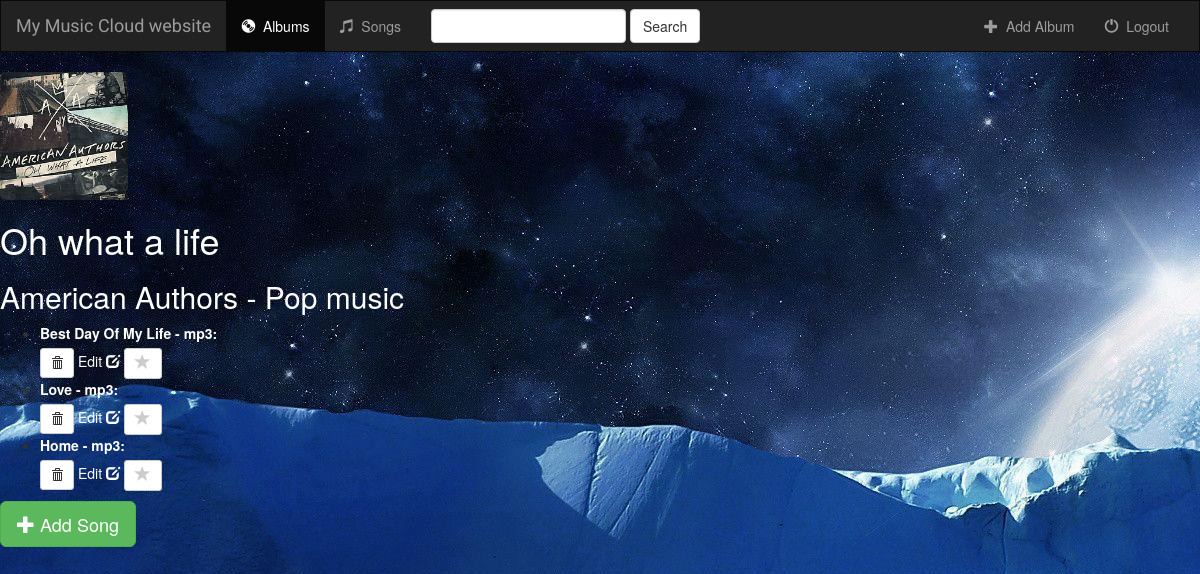
The page /music/4/ on the database as committed earlier.
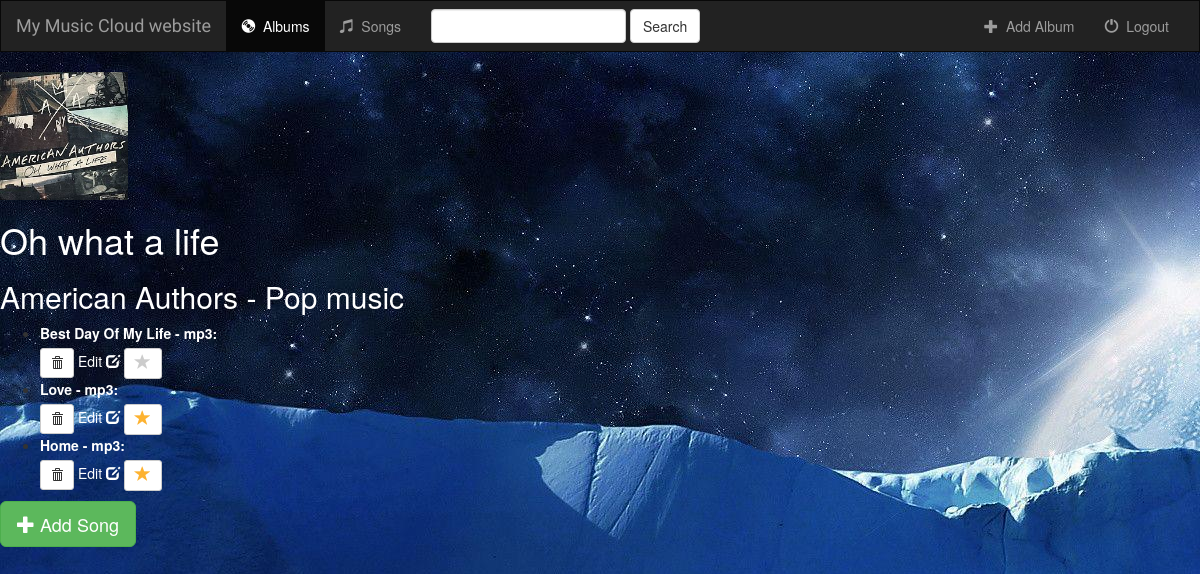
The same page on the database as committed later.
### music/models.py (models this page shows, shortened)
class Album(models.Model):
    artist = models.CharField(max_length=250)
    album_title = models.CharField(max_length=500)
    genre = models.CharField(max_length=100)
    album_logo = models.ImageField(null=True)
    is_favorite = models.BooleanField(default=False)

class Song(models.Model):
    album = models.ForeignKey(Album, on_delete=models.CASCADE)
    file_type = models.CharField(max_length=10)
    song_title = models.CharField(max_length=250)
    is_favorite = models.BooleanField(default=False)

### music/views.py (the view)
# urls.py: url(r'^(?P<pk>[0-9]+)/$', views.DetailView.as_view(), name='detail'),
class DetailView(generic.DetailView):
    model = Album
    template_name = 'music/detail.html'

### music/templates/music/detail.html (shortened to what this page needs)
{% extends 'music/base.html' %}
{% load static %}
{% block body %}
	<img src="{{ album.album_logo.url }}" alt="This the album logo icon", style="width:128px;height:128px;">
	<h1 style="color: white;">{{ album.album_title }}</h1>
	<h2 style="color: white;">{{ album.artist }} - {{ album.genre }}</h2>
		{% if album.song_set.all %}
			<ul>
				{% for song in album.song_set.all %}
					<li>
						<a href="{% url 'music:song-details' song.id %}">
							<label style="color: white;">
								{{ song.song_title }} - {{ song.file_type }}:
				       		</label>
				       	</a>
				       	<br>
					            <form action="{% url 'music:delete-song' song.id %}" method="post" style="display: inline;">
					                <button type="submit" class="btn btn-default btn-sm">
					                	<span class="glyphicon glyphicon-trash"></span>
					                </button>
								</form>
								<a href="{% url 'music:update-song' song.id %}" cclass="btn btn-primary btn-sm" role="button">
					            	Edit
					            	<span class="glyphicon glyphicon-edit"></span>
								</a>
				                <button data-songid="{{song.id}}" class="btn btn-default btn-sm btn-favorite toggle_favorite" role="button">
				                	<span id="fav_button-{{song.id}}" class="glyphicon glyphicon-star {% if song.is_favorite %}active{% endif %}"></span>
				    </li>
				{% endfor %}
			</ul>
		{% else %}
			<h3 style="color: white;">You don't have any songs</h3>
		{% endif %}
	<p>
    	<a href="{% url 'music:add-song' %}" class="btn btn-success btn-lg">
      		<span class="glyphicon glyphicon-plus"></span> Add Song
    	</a>
  	</p>
{% endblock %}

### music/templates/music/base.html (shortened to what this page needs)
{% load staticfiles %}
<!DOCTYPE html>
<html lang="en">
<head>
	<link rel="stylesheet" href="http://maxcdn.bootstrapcdn.com/bootstrap/3.3.6/css/bootstrap.min.css">
	<link rel="stylesheet" type="text/css" href="{% static 'music/style.css' %}" />
</head>
<body>
	<nav class="navbar navbar-inverse">
	<div class="container-fluid">
		<div class="navbar-header">
			<a class="navbar-brand" href="{% url 'music:index' %}">My Music Cloud website</a>
		</div>
		<div class="collapse navbar-collapse" id="topNavBar">
			<ul class="nav navbar-nav">
				<li class="active">
					<a href="{% url 'music:index' %}">
					<span class="glyphicon glyphicon-cd" aria-hidden='true'></span>&nbsp; Albums
					</a>
				</li>
				<li class="">
					<a href="#">
					<span class="glyphicon glyphicon-music" aria-hidden='true'></span>&nbsp; Songs
					</a>
				</li>
			</ul>
			<form class="navbar-form navbar-left" role="search" method="get" action="#">
				<div class="form-group">
					<input type="text" class="form-control" name="q" value="">
				</div>
				<button type="submit" class="btn btn-default">Search</button>
			</form>
			<ul class="nav navbar-nav navbar-right">
				<li class="">
					<a href="{% url 'music:add-album' %}">
						<span class="glyphicon glyphicon-plus" aria-hidden='true'></span>&nbsp; Add Album
					</a>
				</li>
				<li class="">
					<a href="">
						<span class="glyphicon glyphicon-off" aria-hidden='true'></span>&nbsp; Logout
					</a>
				</li>
			</ul>
		</div>
	</div>
	</nav>
{% block body %}
{% endblock %}
</body>
</html>

### music/static/music/style.css (style rules this page uses)
li a { color: white; }
body { background: white url("images/background.jpg") no-repeat; }
.navbar { border-radius: 0; }
.navbar-brand { font-family: 'Satisfy', cursive; }
.glyphicon-star.active { color: #FDB230; }
.glyphicon-star { color: #CCCCCC; font-size: 16px; }

Rows that differ between the two databases and show on the page:
changed Song "Love": is_favorite False → True (drawn)
changed Song "Home": is_favorite False → True (drawn)
